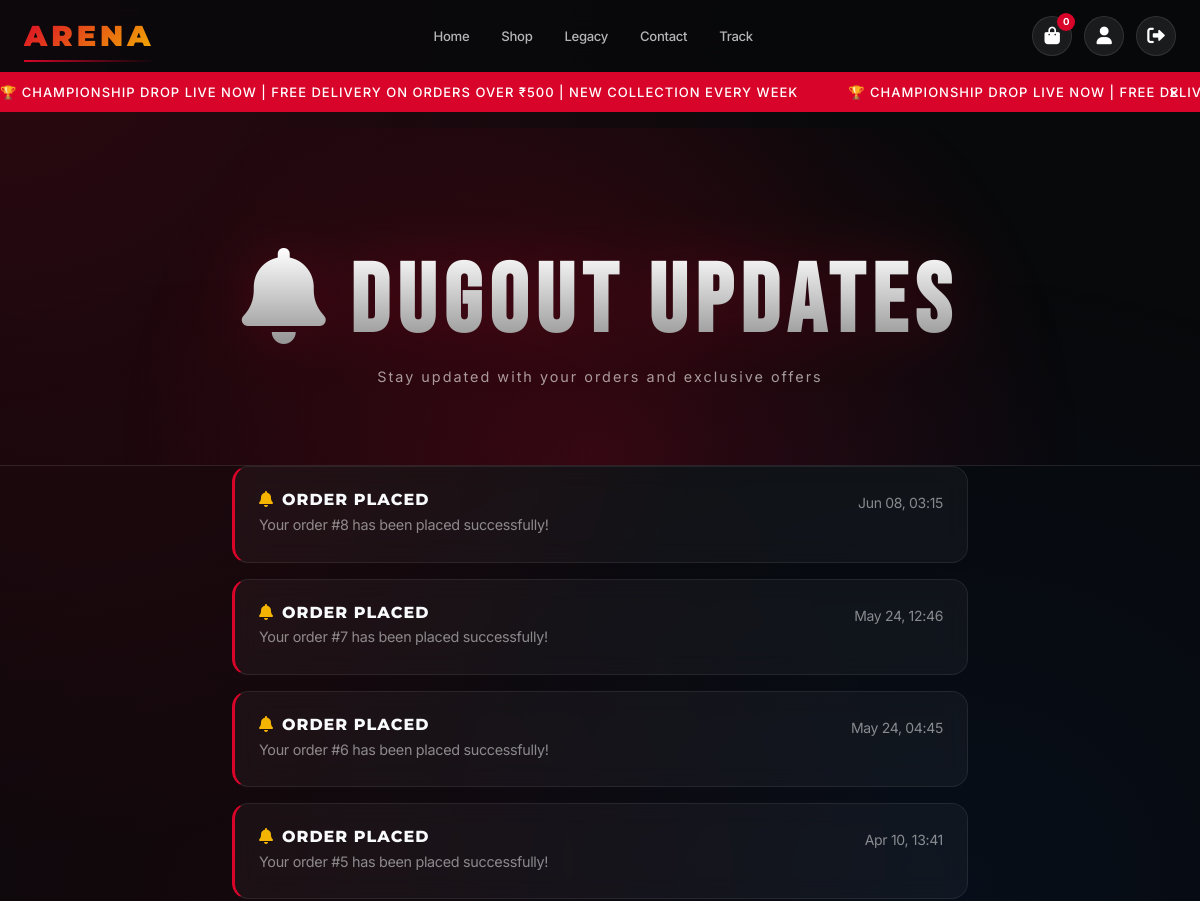
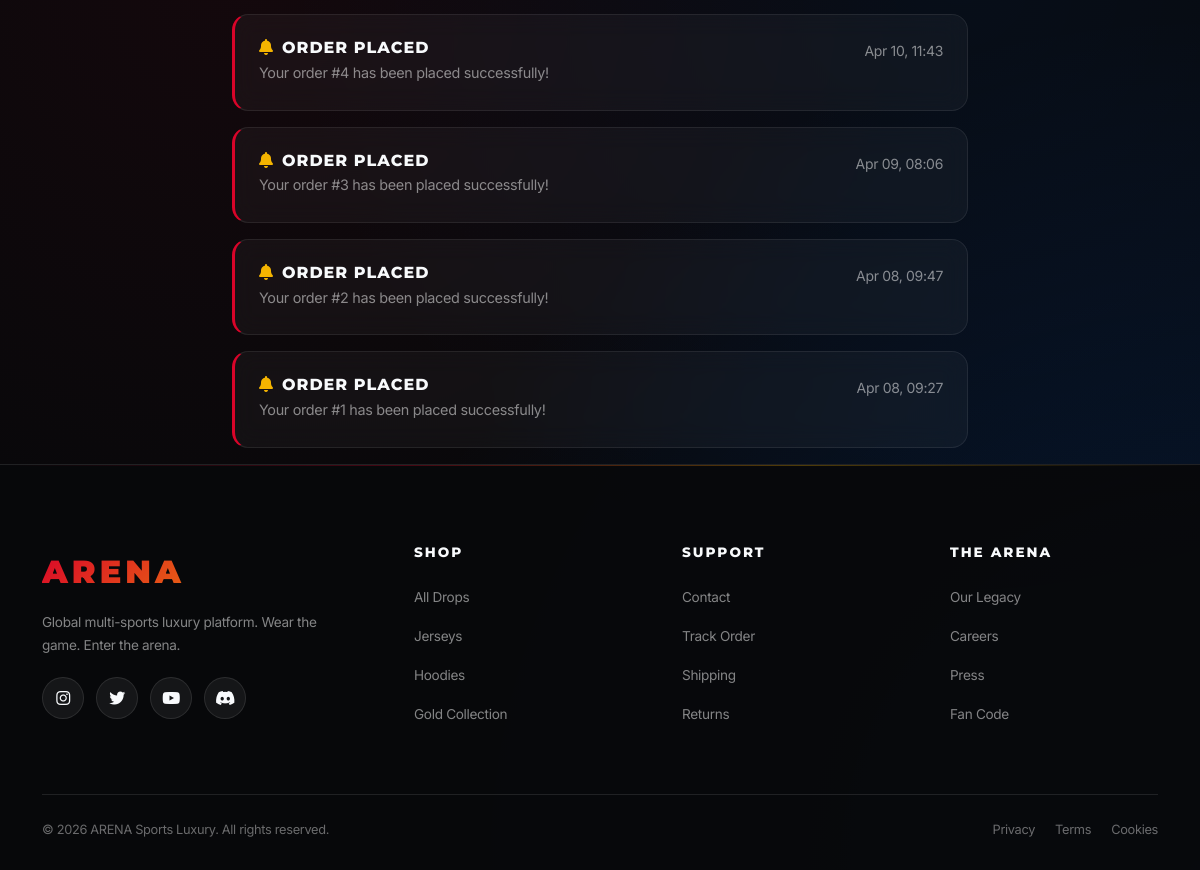
The app's page /notifications (signed in) with its own data (2 pictures, top to bottom).
### models.py (models this page shows)
class Notification(db.Model):
    __tablename__ = 'notifications'
    id = db.Column(db.Integer, primary_key=True)
    user_id = db.Column(db.Integer, db.ForeignKey('users.id'))
    title = db.Column(db.String(100))
    message = db.Column(db.Text)
    is_read = db.Column(db.Boolean, default=False)
    created_at = db.Column(db.DateTime, default=datetime.utcnow)
    user = db.relationship('User', backref='notifications')

### customer.py (the view)
@customer_bp.route('/notifications')
@login_required
def notifications():
    notifications = Notification.query.filter_by(user_id=current_user.id).order_by(Notification.created_at.desc()).all()
    return render_template('shop/shop_notifaction.html', notifications=notifications)

### app.py (called while the page is built)
@login_manager.user_loader
def load_user(user_id):
    return db.session.get(User, int(user_id))

@app.context_processor
def cart_count_processor():
    from flask_login import current_user as login_user
    from models import Notification
    cart_count = 0
    unread_count = 0
    wallet = 0.0
    if login_user.is_authenticated:
        cart_count = Cart.query.filter_by(user_id=login_user.id).count()
        unread_count = Notification.query.filter_by(user_id=login_user.id, is_read=False).count()
        wallet = login_user.wallet_balance
    return dict(
        cart_count=cart_count,
        unread_notifications_count=unread_count,
        current_wallet=wallet,
        active_campaign='gold-edition',
        is_match_live=True
    )

### templates/shop/shop_notifaction.html (shortened to what this page needs)
{% extends "layout/arena_base.html" %}
{% block content %}
<div class="page-header">
    <div class="container">
        <h1><i class="fas fa-bell me-3 text-gold"></i>DUGOUT <span class="text-gold">UPDATES</span></h1>
        <p>Stay updated with your orders and exclusive offers</p>
    </div>
</div>
<div class="container">
    <div class="row justify-content-center">
        <div class="col-lg-8">
            {% if notifications %}
                {% for notification in notifications %}
                <div class="notification-glass {% if not notification.is_read %}unread{% endif %}">
                    <div class="d-flex justify-content-between align-items-start">
                        <div>
                            <h6 class="mb-1" style="font-family:var(--font-display);letter-spacing:1px;"><i class="fas fa-bell text-gold me-2"></i>{{ notification.title }}</h6>
                            <p class="mb-0 text-muted-arena" style="font-size:0.9rem;">{{ notification.message }}</p>
                        </div>
                        <small class="text-muted-arena" style="white-space:nowrap;">{{ notification.created_at.strftime('%b %d, %H:%M') }}</small>
                    </div>
                </div>
                {% endfor %}
            {% endif %}
        </div>
    </div>
</div>
{% endblock %}

### templates/layout/arena_base.html (shortened to what this page needs)
<!DOCTYPE html>
<html lang="en">
<head>
    <link href="https://cdn.jsdelivr.net/npm/bootstrap@5.1.3/dist/css/bootstrap.min.css" rel="stylesheet">
    <link rel="stylesheet" href="https://cdnjs.cloudflare.com/ajax/libs/font-awesome/6.0.0-beta3/css/all.min.css">
    <link rel="stylesheet" href="{{ url_for('static', filename='shop/arena.css') }}">
</head>
<body>
    <div id="three-canvas" style="position: fixed; top: 0; left: 0; width: 100%; height: 100%; z-index: -1; pointer-events: none;"></div>
    <div class="stadium-smoke"></div>
    <div class="announcement-bar" id="promoBar">
        <div class="marquee-container">
            <div class="marquee-text">🏆 CHAMPIONSHIP DROP LIVE NOW | FREE DELIVERY ON ORDERS OVER ₹500 | NEW COLLECTION EVERY WEEK</div>
            <div class="marquee-text">🏆 CHAMPIONSHIP DROP LIVE NOW | FREE DELIVERY ON ORDERS OVER ₹500 | NEW COLLECTION EVERY WEEK</div>
        </div>
        <button class="btn-close-announcement" onclick="closePromo()">×</button>
    </div>
    <nav class="arena-navbar">
        <div class="nav-inner">
            <a class="nav-brand" href="{{ url_for('index') }}">ARENA</a>
            <ul class="nav-links" id="navLinks">
                <li><a href="{{ url_for('index') }}" class="{% if request.endpoint == 'index' %}active{% endif %}">Home</a></li>
                <li><a href="{{ url_for('product_bp.products') }}" class="{% if request.endpoint and 'product' in request.endpoint %}active{% endif %}">Shop</a></li>
                <li><a href="{{ url_for('customer.about') }}" class="{% if request.endpoint and 'about' in request.endpoint %}active{% endif %}">Legacy</a></li>
                <li><a href="{{ url_for('customer.contact') }}" class="{% if request.endpoint and 'contact' in request.endpoint %}active{% endif %}">Contact</a></li>
                <li><a href="{{ url_for('customer.track_order') }}">Track</a></li>
            </ul>
            <div class="nav-icons">
                <a href="{{ url_for('customer.cart') }}" class="nav-icon nav-icon-cart">
                    <i class="fas fa-shopping-bag"></i>
                    <span class="cart-count">{{ cart_count }}</span>
                </a>
                {% if current_user.is_authenticated %}
                <a href="{{ url_for('customer.profile') }}" class="nav-icon"><i class="fas fa-user"></i></a>
                <a href="{{ url_for('customer.logout') }}" class="nav-icon" title="Logout"><i class="fas fa-sign-out-alt"></i></a>
                {% else %}
                <a href="{{ url_for('customer.login') }}" class="btn-arena btn-sm-arena" style="padding:8px 20px;font-size:0.7rem;">Login</a>
                {% endif %}
            </div>
        </div>
    </nav>
    {% block content %}{% endblock %}
    <footer class="arena-footer">
        <div class="container">
            <div class="footer-grid">
                <div>
                    <div class="footer-brand-logo">ARENA</div>
                    <p style="color:rgba(255,255,255,0.5);font-size:0.85rem;margin-bottom:20px;">Global multi-sports luxury platform. Wear the game. Enter the arena.</p>
                    <div class="footer-socials">
                        <a href="#" class="social-icon" aria-label="Instagram"><i class="fab fa-instagram"></i></a>
                        <a href="#" class="social-icon" aria-label="Twitter"><i class="fab fa-twitter"></i></a>
                        <a href="#" class="social-icon" aria-label="YouTube"><i class="fab fa-youtube"></i></a>
                        <a href="#" class="social-icon" aria-label="Discord"><i class="fab fa-discord"></i></a>
                    </div>
                </div>
                <div>
                    <h5 class="footer-heading">Shop</h5>
                    <ul class="footer-link-list">
                        <li><a href="{{ url_for('product_bp.products') }}">All Drops</a></li>
                        <li><a href="{{ url_for('product_bp.products', category='Jerseys') }}">Jerseys</a></li>
                        <li><a href="{{ url_for('product_bp.products', category='Hoodies') }}">Hoodies</a></li>
                        <li><a href="#">Gold Collection</a></li>
                    </ul>
                </div>
                <div>
                    <h5 class="footer-heading">Support</h5>
                    <ul class="footer-link-list">
                        <li><a href="{{ url_for('customer.contact') }}">Contact</a></li>
                        <li><a href="{{ url_for('customer.track_order') }}">Track Order</a></li>
                        <li><a href="#">Shipping</a></li>
                        <li><a href="#">Returns</a></li>
                    </ul>
                </div>
                <div>
                    <h5 class="footer-heading">The Arena</h5>
                    <ul class="footer-link-list">
                        <li><a href="{{ url_for('customer.about') }}">Our Legacy</a></li>
                        <li><a href="#">Careers</a></li>
                        <li><a href="#">Press</a></li>
                        <li><a href="#">Fan Code</a></li>
                    </ul>
                </div>
            </div>
            <div class="footer-bottom">
                <div>© 2026 ARENA Sports Luxury. All rights reserved.</div>
                <div class="footer-bottom-links">
                    <a href="#">Privacy</a>
                    <a href="#">Terms</a>
                    <a href="#">Cookies</a>
                </div>
            </div>
        </div>
    </footer>
</body>
</html>

### templates/shop/shop_notifaction.html (style rules this page uses)
.notification-glass { background: rgba(255,255,255,0.04); backdrop-filter: blur(12px); -webkit-backdrop-filter: blur(12px); border: 1px solid rgba(255,255,255,0.08); border-radius: 16px; padding: 24px; margin-bottom: 16px; transition: all 0.3s ease; }
.notification-glass.unread { border-left: 3px solid var(--victory-red); }

### templates/layout/arena_base.html (style rules this page uses)
body { padding-top: 72px; }

### records on screen
Notification: title "ORDER PLACED", message "Your order #8 has been placed successfully!", created_at "Jun 08, 03:15"
Notification: title "ORDER PLACED", message "Your order #7 has been placed successfully!", created_at "May 24, 12:46"
Notification: title "ORDER PLACED", message "Your order #6 has been placed successfully!", created_at "May 24, 04:45"
Notification: title "ORDER PLACED", message "Your order #5 has been placed successfully!", created_at "Apr 10, 13:41"
Notification: title "ORDER PLACED", message "Your order #4 has been placed successfully!", created_at "Apr 10, 11:43"
Notification: title "ORDER PLACED", message "Your order #3 has been placed successfully!", created_at "Apr 09, 08:06"
Notification: title "ORDER PLACED", message "Your order #2 has been placed successfully!", created_at "Apr 08, 09:47"
Notification: title "ORDER PLACED", message "Your order #1 has been placed successfully!", created_at "Apr 08, 09:27"

### other values on screen
{{ cart_count }} "0"
